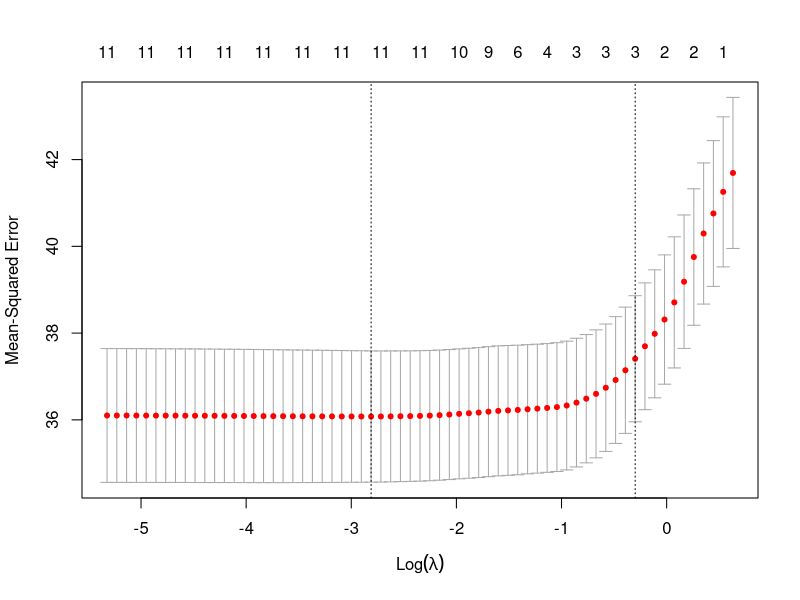

This figure's R source:
library(glmnet)
setwd("M:/NexusDesktop/stat331-finalproject")
#load in data
data<-read.csv('Data/train.csv')
data<-subset(data, select = -c(X,ID) )
#Checking for Nans
nan_count <-sapply(data, function(data) sum(length(which(is.na(data)))))
nan_count <- data.frame(nan_count)
nan_count
preg<-read.csv('Data/preg_data.csv')

loc_preg<-c(names(preg))
#data for pregnancy variables under lifestyle family
preg_data<-data[loc_preg]
#splitting data into train and valid
train_val <- function(data) {
  library(caret)
  set.seed(331)
  random_sample <- createDataPartition(data$hs_correct_raven, p = 0.8, 
                                       list = FALSE)
  training_data  <- data[random_sample, ]
  validation_data <- data[-random_sample, ]
  list(train = training_data, validation = validation_data)
}
train_data<-train_val(preg_data)$train
validation_data<-train_val(preg_data)$validation
#we use train_data to do feature selection
set.seed(331)
#Lasso
x<-data.matrix(train_data[,c("e3_alcpreg_yn_None" , "h_cereal_preg_Ter" ,
                       "h_dairy_preg_Ter" ,   "h_fastfood_preg_Ter",
                       "h_fish_preg_Ter" ,    "h_folic_t1_None"   ,  
                       "h_fruit_preg_Ter"   , "h_legume_preg_Ter"  , 
                       "h_meat_preg_Ter" ,   
                       "h_pamod_t3_None" ,    "h_pavig_t3_None"  ,   
                       "h_veg_preg_Ter")])

cv_model <- cv.glmnet(x, train_data$hs_correct_raven, alpha = 1)
best_lambda <- cv_model$lambda.min
best_lambda

plot(cv_model) 

best_model <- glmnet(x, train_data$hs_correct_raven, alpha = 1, lambda = best_lambda)
coef(best_model)

test_cov_ind<-which(coef(best_model)==0)
excluding_var<-c()
for (i in test_cov_ind){
  excluding_var <- c(excluding_var, names(train_data[i]))
}
print("cov that we may exclude")
print(excluding_var)

##Models
#fitting the full model
lmfull <- lm(validation_data$hs_correct_raven ~ ., data=validation_data)
#fitting to a constant
lm<- lm(validation_data$hs_correct_raven ~ 1, data=validation_data)
#Lasso
lm_lasso<-lm(validation_data$hs_correct_raven~e3_alcpreg_yn_None+h_cereal_preg_Ter+
             h_dairy_preg_Ter +h_fastfood_preg_Ter+
             h_fish_preg_Ter+ h_folic_t1_None+ 
             h_fruit_preg_Ter+h_legume_preg_Ter+ 
             h_meat_preg_Ter+
             h_pamod_t3_None+h_pavig_t3_None,data = validation_data)
#step-wise

system.time({
  Mstep <- step(object = lm,
                scope = list(lower = lm, upper = lmfull), 
                direction = "both", trace = 1)
})
lm_stepwise<-lm(validation_data$hs_correct_raven ~ h_cereal_preg_Ter + h_fastfood_preg_Ter + 
                  h_legume_preg_Ter + h_folic_t1_None,data = validation_data)

#interactions
#lasso coeff
lm_lasso_inter<-lm(validation_data$hs_correct_raven~(e3_alcpreg_yn_None+h_cereal_preg_Ter+
               h_dairy_preg_Ter +h_fastfood_preg_Ter+
               h_fish_preg_Ter+ h_folic_t1_None+ 
               h_fruit_preg_Ter+h_legume_preg_Ter+ 
               h_meat_preg_Ter+
               h_pamod_t3_None+h_pavig_t3_None)^2,data = validation_data)
#stepwise
lm_stepwise_inter<-lm(validation_data$hs_correct_raven ~ (h_cereal_preg_Ter + h_fastfood_preg_Ter + 
                  h_legume_preg_Ter + h_folic_t1_None)^2,data = validation_data)

#comparing models
#Adjusted R^2
summary(lmfull)$adj.r.squared
summary(lm_lasso)$adj.r.squared
summary(lm_stepwise)$adj.r.squared
summary(lm_lasso_inter)$adj.r.sqaured#highest R squared
summary(lm_stepwise_inter)$adj.r.squared
#AIC
AIC(lmfull)#highest AIC
AIC(lm_lasso)
AIC(lm_stepwise)
AIC(lm_lasso_inter)#lowest AIC
AIC(lm_stepwise_inter)
#BIC
BIC(lmfull)
BIC(lm_lasso)
BIC(lm_stepwise)#lowest
BIC(lm_lasso_inter)#highest BIC
BIC(lm_stepwise_inter)


##Prediction
test_data<-read.csv('Data/test.csv')
test_data<-subset(test_data, select = -c(X,ID) )
test_data<-test_data[loc_preg]

predict(lm_stepwise,data = test_data)
mean((test_data$hs_correct_raven-predict(lm_stepwise))^2)
# 50.52889

predict(lm_lasso,data = test_data)
mean((test_data$hs_correct_raven-predict(lm_lasso))^2)
#52.99141

predict(lm_lasso_inter,data = test_data)
mean((test_data$hs_correct_raven-predict(lm_lasso_inter))^2)
#79.90624

predict(lm_stepwise_inter,data = test_data)
mean((test_data$hs_correct_raven-predict(lm_stepwise_inter))^2)
#55.99693



